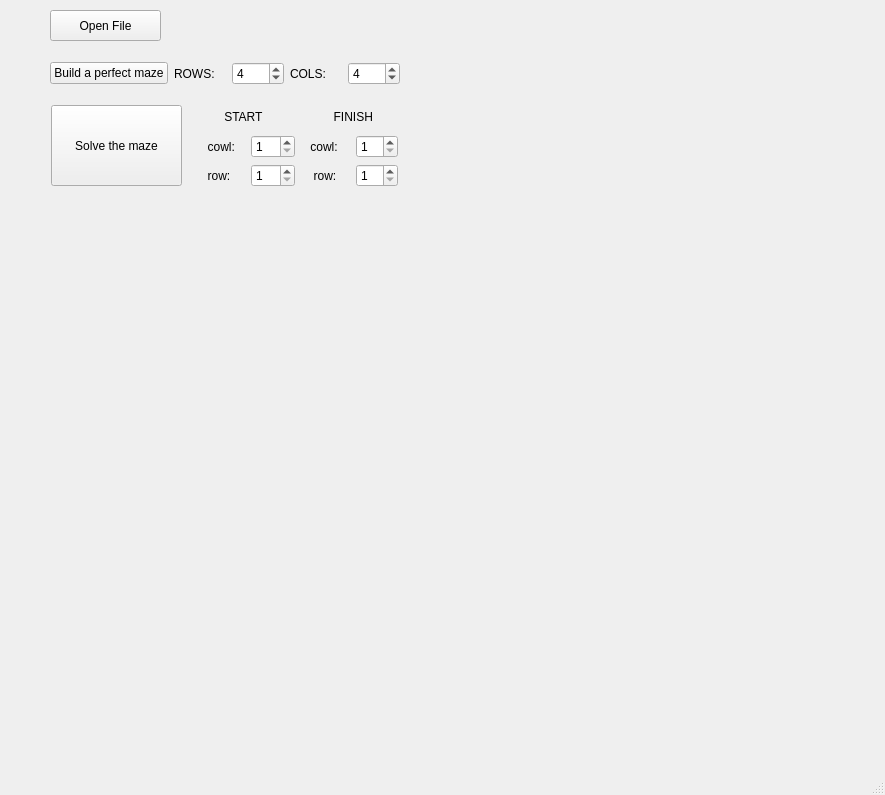
<?xml version="1.0" encoding="UTF-8"?>
<ui version="4.0">
 <class>Maze</class>
 <widget class="QMainWindow" name="Maze">
  <property name="geometry">
   <rect>
    <x>0</x>
    <y>0</y>
    <width>885</width>
    <height>795</height>
   </rect>
  </property>
  <property name="windowTitle">
   <string>Maze</string>
  </property>
  <widget class="QWidget" name="centralwidget">
   <widget class="QPushButton" name="Open_file">
    <property name="geometry">
     <rect>
      <x>50</x>
      <y>10</y>
      <width>111</width>
      <height>31</height>
     </rect>
    </property>
    <property name="text">
     <string>Open File</string>
    </property>
   </widget>
   <widget class="QPushButton" name="mazeSolve">
    <property name="geometry">
     <rect>
      <x>51</x>
      <y>105</y>
      <width>131</width>
      <height>81</height>
     </rect>
    </property>
    <property name="text">
     <string>Solve the maze</string>
    </property>
   </widget>
   <widget class="QLabel" name="open_error">
    <property name="geometry">
     <rect>
      <x>176</x>
      <y>9</y>
      <width>681</width>
      <height>31</height>
     </rect>
    </property>
    <property name="text">
     <string/>
    </property>
   </widget>
   <widget class="QLabel" name="solve_error">
    <property name="geometry">
     <rect>
      <x>490</x>
      <y>140</y>
      <width>681</width>
      <height>31</height>
     </rect>
    </property>
    <property name="text">
     <string/>
    </property>
   </widget>
   <widget class="QLabel" name="generate_result">
    <property name="geometry">
     <rect>
      <x>450</x>
      <y>60</y>
      <width>681</width>
      <height>31</height>
     </rect>
    </property>
    <property name="text">
     <string/>
    </property>
   </widget>
   <widget class="QWidget" name="layoutWidget">
    <property name="geometry">
     <rect>
      <x>50</x>
      <y>60</y>
      <width>350</width>
      <height>28</height>
     </rect>
    </property>
    <layout class="QGridLayout" name="gridLayout">
     <item row="0" column="0">
      <widget class="QPushButton" name="mazeBuild">
       <property name="text">
        <string>Build a perfect maze</string>
       </property>
      </widget>
     </item>
     <item row="0" column="1">
      <widget class="QLabel" name="label">
       <property name="text">
        <string>ROWS:</string>
       </property>
      </widget>
     </item>
     <item row="0" column="2">
      <widget class="QSpinBox" name="rowsPerfectValue">
       <property name="minimum">
        <number>1</number>
       </property>
       <property name="maximum">
        <number>50</number>
       </property>
       <property name="value">
        <number>4</number>
       </property>
      </widget>
     </item>
     <item row="0" column="3">
      <widget class="QLabel" name="label_2">
       <property name="text">
        <string>COLS:</string>
       </property>
      </widget>
     </item>
     <item row="0" column="4">
      <widget class="QSpinBox" name="colsPerfectValue">
       <property name="minimum">
        <number>1</number>
       </property>
       <property name="maximum">
        <number>50</number>
       </property>
       <property name="value">
        <number>4</number>
       </property>
      </widget>
     </item>
    </layout>
   </widget>
   <widget class="QWidget" name="">
    <property name="geometry">
     <rect>
      <x>201</x>
      <y>104</y>
      <width>94</width>
      <height>83</height>
     </rect>
    </property>
    <layout class="QGridLayout" name="gridLayout_3">
     <item row="0" column="0" colspan="2">
      <widget class="QLabel" name="label_3">
       <property name="text">
        <string>       START</string>
       </property>
      </widget>
     </item>
     <item row="1" column="0">
      <widget class="QLabel" name="label_4">
       <property name="text">
        <string>  cowl:</string>
       </property>
      </widget>
     </item>
     <item row="1" column="1">
      <widget class="QSpinBox" name="x1_Value">
       <property name="minimum">
        <number>1</number>
       </property>
       <property name="maximum">
        <number>50</number>
       </property>
      </widget>
     </item>
     <item row="2" column="0">
      <widget class="QLabel" name="label_7">
       <property name="text">
        <string>  row:</string>
       </property>
      </widget>
     </item>
     <item row="2" column="1">
      <widget class="QSpinBox" name="y1_Value">
       <property name="minimum">
        <number>1</number>
       </property>
       <property name="maximum">
        <number>50</number>
       </property>
       <property name="value">
        <number>1</number>
       </property>
      </widget>
     </item>
    </layout>
   </widget>
   <widget class="QWidget" name="">
    <property name="geometry">
     <rect>
      <x>307</x>
      <y>104</y>
      <width>91</width>
      <height>83</height>
     </rect>
    </property>
    <layout class="QGridLayout" name="gridLayout_2">
     <item row="0" column="0" colspan="2">
      <widget class="QLabel" name="label_8">
       <property name="text">
        <string>        FINISH</string>
       </property>
      </widget>
     </item>
     <item row="1" column="0">
      <widget class="QLabel" name="label_6">
       <property name="text">
        <string> cowl:</string>
       </property>
      </widget>
     </item>
     <item row="1" column="1">
      <widget class="QSpinBox" name="x2_Value">
       <property name="minimum">
        <number>1</number>
       </property>
       <property name="maximum">
        <number>50</number>
       </property>
      </widget>
     </item>
     <item row="2" column="0">
      <widget class="QLabel" name="label_5">
       <property name="text">
        <string>  row:</string>
       </property>
      </widget>
     </item>
     <item row="2" column="1">
      <widget class="QSpinBox" name="y2_Value">
       <property name="minimum">
        <number>1</number>
       </property>
       <property name="maximum">
        <number>50</number>
       </property>
      </widget>
     </item>
    </layout>
   </widget>
  </widget>
  <widget class="QMenuBar" name="menubar">
   <property name="geometry">
    <rect>
     <x>0</x>
     <y>0</y>
     <width>885</width>
     <height>22</height>
    </rect>
   </property>
  </widget>
  <widget class="QStatusBar" name="statusbar"/>
 </widget>
 <resources/>
 <connections/>
</ui>
